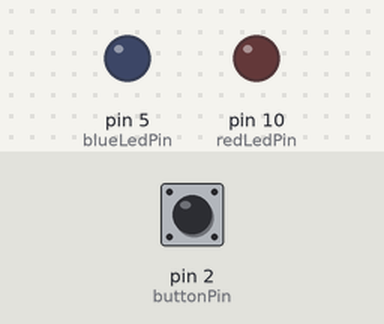
Recording of a sketch running on a simulated Arduino Uno, built with avr-gcc and run on an emulated ATmega328P. Shown: output pins drawn as LEDs (lit = HIGH). The test bench sets the inputs (shaded band); at power-on: pin 2 (buttonPin) LOW. Random numbers use the default seed unless the sketch sets one.

Above: at 2.6 s.
2.7 s: pin 2 (buttonPin) pulled HIGH for 0.7 s
Timing chart, 0 to 11.9 s (numbered marks = the images above; inputs shaded):
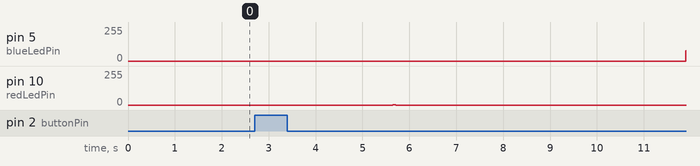

The sketch:

Windfury.ino
```cpp
const int buttonPin = 2;
const int redLedPin = 10;
const int blueLedPin = 5;

int buttonState = 0;
int lastButtonState = 0;
int currentBrightness = 0;
int targetBrightness = 0;

int procEveryXPress = 2;
int wavyDuration = 7;
int blinkTimes = 3;

void setup() {
  pinMode(buttonPin, INPUT);
  pinMode(redLedPin, OUTPUT);
  pinMode(blueLedPin, OUTPUT);
  Serial.begin(9600);
}

void waitingState() {
  analogWrite(redLedPin, 0);
  targetBrightness = random(256);
  while (currentBrightness != targetBrightness) {
    if (currentBrightness < targetBrightness) {
      dimmBrighter();
    } else {
      dimmDarker();
    }
  }
}

void dimmDarker() {
  analogWrite(blueLedPin, currentBrightness);
  delay(wavyDuration);
  currentBrightness--;
}

void dimmBrighter() {
  analogWrite(blueLedPin, currentBrightness);
  delay(wavyDuration);
  currentBrightness++;
}

bool procChecker() {
  return random(procEveryXPress) == 0;
}

void blinkRed() {
  currentBrightness = 0;
  for (int i = 0; i < blinkTimes; i++) {
    while (currentBrightness > 0) {
      analogWrite(redLedPin, currentBrightness);
      currentBrightness--;
      delay(1);
    }
    while (currentBrightness < 255) {
      analogWrite(redLedPin, currentBrightness);
      currentBrightness++;
      delay(1);
    }
  }
  while (currentBrightness > 0) {
    analogWrite(redLedPin, currentBrightness);
    currentBrightness--;
    delay(5);
  }
}

void loop() {
  waitingState();
  buttonState = digitalRead(buttonPin);
  if (buttonState != lastButtonState && buttonState == HIGH && procChecker()) {
    analogWrite(blueLedPin, 0);
    blinkRed();
    delay(50);
  }
  lastButtonState = buttonState;
}
```

Measured:
- after the input at 2.7 s, pin 10 (redLedPin): 0/255 → 1/255 after 3.0 s, → 0/255 0.06 s later
